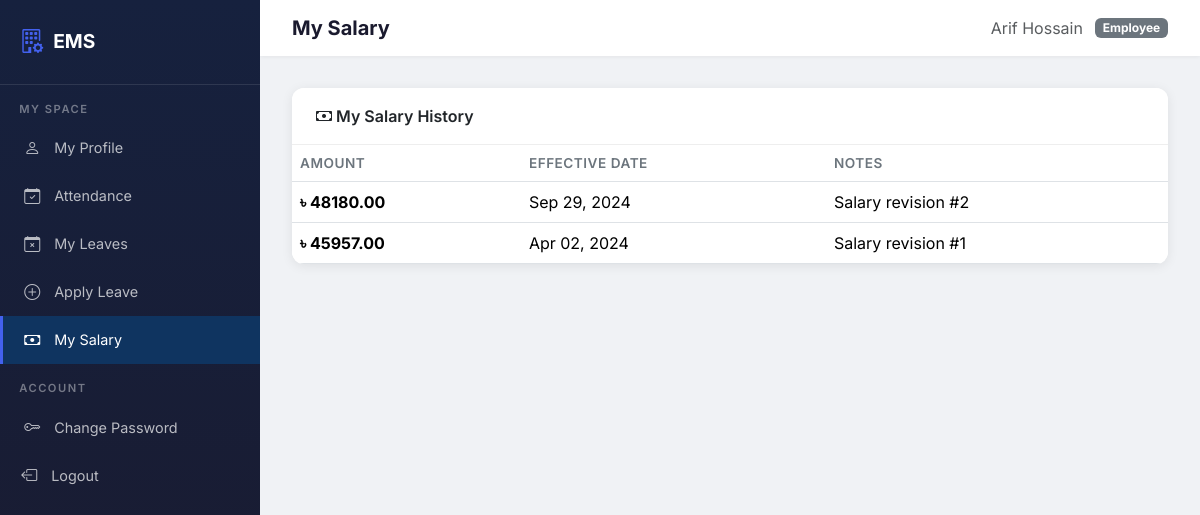
Page /employees/my-salary/ (signed in) on the committed database.
### employees/models.py (models this page shows, shortened)
class SalaryRecord(models.Model):
    employee = models.ForeignKey(
        Employee, on_delete=models.CASCADE, related_name='salary_records'
    )
    amount = models.DecimalField(max_digits=12, decimal_places=2)
    effective_date = models.DateField()
    notes = models.TextField(blank=True)
    created_at = models.DateTimeField(auto_now_add=True)
    class Meta:
        ordering = ['-effective_date']

### employees/views.py (the view)
# urls.py: path('my-salary/', views.my_salary, name='my_salary'),
@login_required
def my_salary(request):
    records = SalaryRecord.objects.filter(employee__user=request.user)
    return render(request, 'employees/my_salary.html', {
        'records': records,
    })

### templates/employees/my_salary.html (shortened to what this page needs)
{% extends 'base.html' %}
{% block page_title %}My Salary{% endblock %}
{% block content %}
<div class="table-card">
    <div class="card-header"><i class="bi bi-cash"></i> My Salary History</div>
    <div class="table-responsive">
        <table class="table table-hover mb-0">
            <thead>
                <tr>
                    <th>Amount</th>
                    <th>Effective Date</th>
                    <th>Notes</th>
                </tr>
            </thead>
            <tbody>
                {% for record in records %}
                <tr>
                    <td class="fw-bold">৳ {{ record.amount|floatformat:2 }}</td>
                    <td>{{ record.effective_date|date:"M d, Y" }}</td>
                    <td>{{ record.notes|default:"-" }}</td>
                </tr>
                {% empty %}
                <tr>
                    <td colspan="3" class="text-center text-muted py-4">No salary records yet.</td>
                </tr>
                {% endfor %}
            </tbody>
        </table>
    </div>
</div>
{% endblock %}

### templates/base.html (shortened to what this page needs)
{% load static %}
<!DOCTYPE html>
<html lang="en">
<head>
    <link href="https://cdn.jsdelivr.net/npm/bootstrap@5.3.2/dist/css/bootstrap.min.css" rel="stylesheet">
    <link href="https://cdn.jsdelivr.net/npm/bootstrap-icons@1.11.2/font/bootstrap-icons.min.css" rel="stylesheet">
    <link rel="stylesheet" href="{% static 'css/style.css' %}">
</head>
<body>
    {% if user.is_authenticated %}
    <nav class="sidebar">
        <div class="brand">
            <i class="bi bi-building-gear"></i>
            <h4>EMS</h4>
        </div>
        {% if user.is_staff %}
        <div class="nav-section">Main</div>
        <a href="{% url 'dashboard:home' %}"
            class="nav-link {% if request.resolver_match.app_name == 'dashboard' %}active{% endif %}">
            <i class="bi bi-speedometer2"></i> Dashboard
        </a>
        <div class="nav-section">Management</div>
        <a href="{% url 'employees:list' %}"
            class="nav-link {% if request.resolver_match.app_name == 'employees' and 'my_' not in request.resolver_match.url_name %}active{% endif %}">
            <i class="bi bi-people"></i> Employees
        </a>
        <a href="{% url 'departments:list' %}"
            class="nav-link {% if request.resolver_match.app_name == 'departments' %}active{% endif %}">
            <i class="bi bi-diagram-3"></i> Departments
        </a>
        <a href="{% url 'employees:salary_list' %}"
            class="nav-link {% if 'salary' in request.resolver_match.url_name %}active{% endif %}">
            <i class="bi bi-cash-stack"></i> Salary
        </a>
        <div class="nav-section">Tracking</div>
        <a href="{% url 'attendance:admin_attendance' %}"
            class="nav-link {% if request.resolver_match.app_name == 'attendance' %}active{% endif %}">
            <i class="bi bi-calendar-check"></i> Attendance
        </a>
        <a href="{% url 'leaves:admin_list' %}"
            class="nav-link {% if request.resolver_match.app_name == 'leaves' %}active{% endif %}">
            <i class="bi bi-calendar-x"></i> Leaves
        </a>
        {% else %}
        <div class="nav-section">My Space</div>
        <a href="{% url 'employees:my_profile' %}"
            class="nav-link {% if request.resolver_match.url_name == 'my_profile' %}active{% endif %}">
            <i class="bi bi-person"></i> My Profile
        </a>
        <a href="{% url 'attendance:my_attendance' %}"
            class="nav-link {% if request.resolver_match.app_name == 'attendance' %}active{% endif %}">
            <i class="bi bi-calendar-check"></i> Attendance
        </a>
        <a href="{% url 'leaves:my_leaves' %}"
            class="nav-link {% if request.resolver_match.url_name == 'my_leaves' %}active{% endif %}">
            <i class="bi bi-calendar-x"></i> My Leaves
        </a>
        <a href="{% url 'leaves:apply' %}"
            class="nav-link {% if request.resolver_match.url_name == 'apply' %}active{% endif %}">
            <i class="bi bi-plus-circle"></i> Apply Leave
        </a>
        <a href="{% url 'employees:my_salary' %}"
            class="nav-link {% if request.resolver_match.url_name == 'my_salary' %}active{% endif %}">
            <i class="bi bi-cash"></i> My Salary
        </a>
        {% endif %}
        <div class="nav-section">Account</div>
        <a href="{% url 'accounts:password_change' %}" class="nav-link">
            <i class="bi bi-key"></i> Change Password
        </a>
        <form method="post" action="{% url 'accounts:logout' %}" class="m-0 p-0">
            <button type="submit" class="nav-link w-100 text-start border-0 bg-transparent" style="cursor:pointer;">
                <i class="bi bi-box-arrow-left"></i> Logout
            </button>
        </form>
    </nav>
    <div class="main-content">
        <div class="topbar">
            <h5 class="page-title">{% block page_title %}Dashboard{% endblock %}</h5>
            <div class="user-info">
                <span class="text-muted">{{ user.get_full_name|default:user.username }}</span>
                <span class="badge bg-{% if user.is_staff %}primary{% else %}secondary{% endif %}">
                    {% if user.is_staff %}Admin{% else %}Employee{% endif %}
                </span>
            </div>
        </div>
        <div class="content-wrapper">
            {% block content %}{% endblock %}
        </div>
    </div>
    {% else %}
    {% block login_content %}{% endblock %}
    {% endif %}
</body>
</html>

### static/css/style.css (style rules this page uses)
:root { --primary: #4361ee; --primary-dark: #3a56d4; --secondary: #7209b7; --success: #06d6a0; --warning: #ffd166; --danger: #ef476f; --dark: #1a1a2e; --sidebar-bg: #16213e; --sidebar-hover: #0f3460; --body-bg: #f0f2f5; --card-shadow: 0 2px 12px rgba(0, 0, 0, 0.08); }
body { background-color: var(--body-bg); font-family: 'Inter', 'Segoe UI', sans-serif; min-height: 100vh; }
.sidebar { background: linear-gradient(180deg, var(--sidebar-bg) 0%, var(--dark) 100%); min-height: 100vh; width: 260px; position: fixed; top: 0; left: 0; z-index: 1000; padding-top: 0; transition: all 0.3s ease; overflow-y: auto; }
.sidebar .brand { padding: 1.5rem 1.2rem; border-bottom: 1px solid rgba(255, 255, 255, 0.1); display: flex; align-items: center; gap: 10px; }
.sidebar .brand h4 { color: #fff; margin: 0; font-weight: 700; font-size: 1.2rem; }
.sidebar .brand i { font-size: 1.5rem; color: var(--primary); }
.sidebar .nav-link { color: rgba(255, 255, 255, 0.7); padding: 0.75rem 1.2rem; display: flex; align-items: center; gap: 12px; font-size: 0.9rem; border-left: 3px solid transparent; transition: all 0.2s ease; }
.sidebar .nav-link:hover, .sidebar .nav-link.active { color: #fff; background: var(--sidebar-hover); border-left-color: var(--primary); }
.sidebar .nav-link i { width: 20px; text-align: center; font-size: 1rem; }
.sidebar .nav-section { color: rgba(255, 255, 255, 0.4); padding: 1rem 1.2rem 0.4rem; font-size: 0.7rem; text-transform: uppercase; letter-spacing: 1.5px; font-weight: 600; }
.main-content { margin-left: 260px; min-height: 100vh; }
.topbar { background: #fff; padding: 1rem 2rem; box-shadow: 0 1px 4px rgba(0, 0, 0, 0.06); display: flex; justify-content: space-between; align-items: center; position: sticky; top: 0; z-index: 999; }
.topbar .page-title { font-weight: 700; font-size: 1.25rem; color: var(--dark); margin: 0; }
.topbar .user-info { display: flex; align-items: center; gap: 12px; }
.content-wrapper { padding: 2rem; }
.table-card { background: #fff; border-radius: 12px; box-shadow: var(--card-shadow); overflow: hidden; }
.table-card .card-header { background: #fff; border-bottom: 1px solid #eee; padding: 1rem 1.5rem; font-weight: 600; }
.table-card table { margin-bottom: 0; }
.table-card th { font-weight: 600; font-size: 0.85rem; text-transform: uppercase; letter-spacing: 0.5px; color: #6c757d; border-top: none; }

### rows in the picture
SalaryRecord: amount "48180.00", effective_date "Sep 29, 2024", notes "Salary revision #2"
SalaryRecord: amount "45957.00", effective_date "Apr 02, 2024", notes "Salary revision #1"

### other values in the picture
{{ user.get_full_name|default:user.username }} "Arif Hossain"
